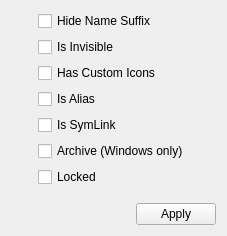
<ui version="4.0" >
 <class>CGetInfoFlagsDlg</class>
 <widget class="QWidget" name="CGetInfoFlagsDlg" >
  <property name="geometry" >
   <rect>
    <x>0</x>
    <y>0</y>
    <width>227</width>
    <height>236</height>
   </rect>
  </property>
  <property name="windowTitle" >
   <string>Form</string>
  </property>
  <layout class="QVBoxLayout" name="verticalLayout" >
   <item>
    <layout class="QHBoxLayout" name="horizontalLayout" >
     <item>
      <spacer>
       <property name="orientation" >
        <enum>Qt::Horizontal</enum>
       </property>
       <property name="sizeHint" stdset="0" >
        <size>
         <width>5</width>
         <height>20</height>
        </size>
       </property>
      </spacer>
     </item>
     <item>
      <layout class="QVBoxLayout" >
       <item>
        <widget class="QCheckBox" name="nameSuffixCB" >
         <property name="text" >
          <string>Hide Name Suffix</string>
         </property>
        </widget>
       </item>
       <item>
        <widget class="QCheckBox" name="isInvisibleCB" >
         <property name="text" >
          <string>Is Invisible</string>
         </property>
        </widget>
       </item>
       <item>
        <widget class="QCheckBox" name="hasCustomIconsCB" >
         <property name="text" >
          <string>Has Custom Icons</string>
         </property>
        </widget>
       </item>
       <item>
        <widget class="QCheckBox" name="isAliasCB" >
         <property name="text" >
          <string>Is Alias</string>
         </property>
        </widget>
       </item>
       <item>
        <widget class="QCheckBox" name="isSymLinkCB" >
         <property name="text" >
          <string>Is SymLink</string>
         </property>
        </widget>
       </item>
       <item>
        <widget class="QCheckBox" name="isArchiveCB" >
         <property name="text" >
          <string>Archive (Windows only)</string>
         </property>
        </widget>
       </item>
       <item>
        <widget class="QCheckBox" name="isLockedCB" >
         <property name="text" >
          <string>Locked</string>
         </property>
        </widget>
       </item>
      </layout>
     </item>
     <item>
      <spacer>
       <property name="orientation" >
        <enum>Qt::Horizontal</enum>
       </property>
       <property name="sizeHint" stdset="0" >
        <size>
         <width>5</width>
         <height>20</height>
        </size>
       </property>
      </spacer>
     </item>
    </layout>
   </item>
   <item>
    <spacer name="verticalSpacer" >
     <property name="orientation" >
      <enum>Qt::Vertical</enum>
     </property>
     <property name="sizeHint" stdset="0" >
      <size>
       <width>20</width>
       <height>5</height>
      </size>
     </property>
    </spacer>
   </item>
   <item>
    <layout class="QHBoxLayout" name="horizontalLayout_2" >
     <item>
      <spacer name="horizontalSpacer" >
       <property name="orientation" >
        <enum>Qt::Horizontal</enum>
       </property>
       <property name="sizeHint" stdset="0" >
        <size>
         <width>40</width>
         <height>20</height>
        </size>
       </property>
      </spacer>
     </item>
     <item>
      <widget class="QPushButton" name="buttonApply" >
       <property name="text" >
        <string>Apply</string>
       </property>
      </widget>
     </item>
    </layout>
   </item>
  </layout>
 </widget>
 <resources/>
 <connections/>
</ui>
